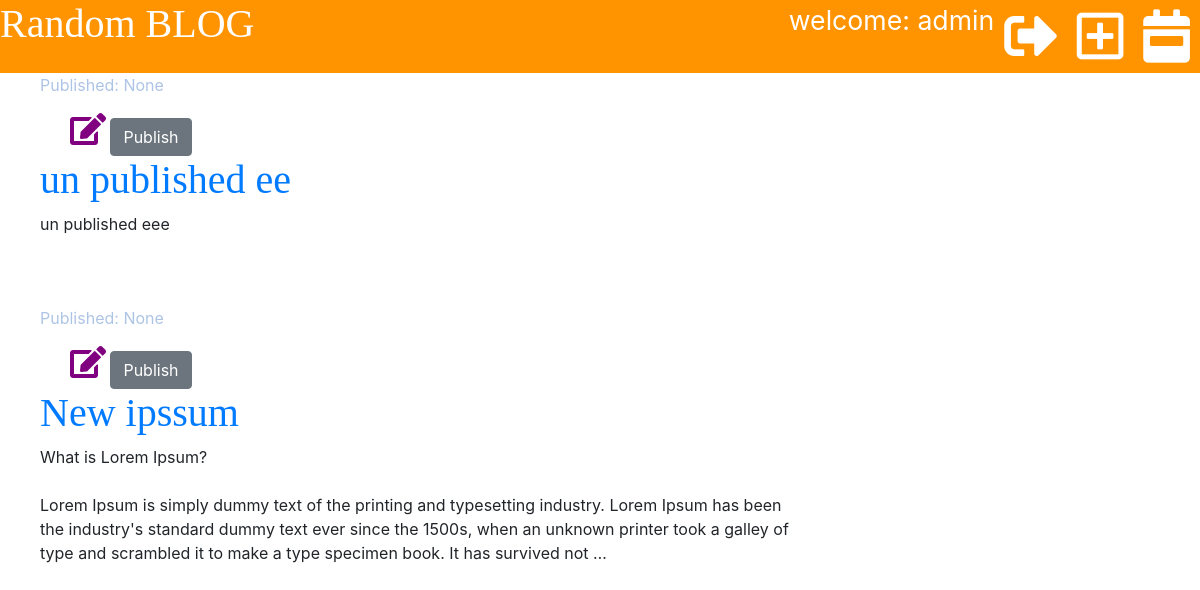
The app's page /draft_list/ (signed in), older data.
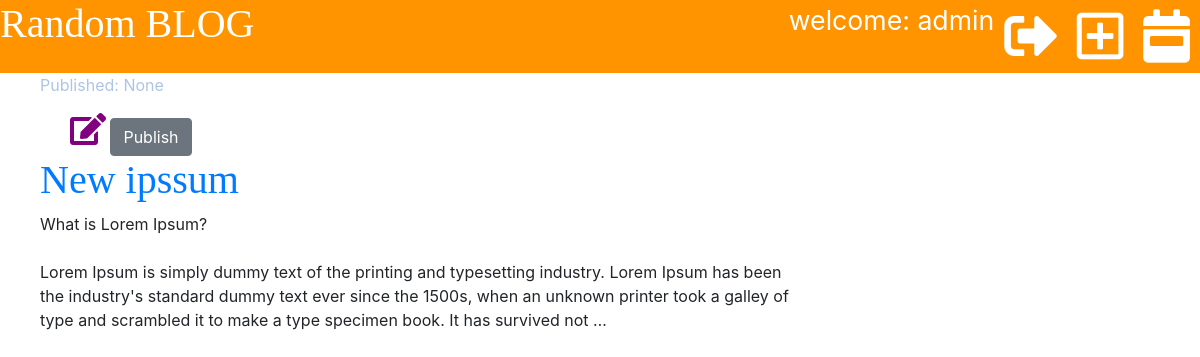
The same page, newer data.
### blog/models.py (models this page shows, shortened)
class Post(models.Model):
    author = models.ForeignKey('auth.User', on_delete=models.CASCADE)
    title = models.CharField(max_length=200)
    text = models.TextField()
    created_date = models.DateTimeField(default=timezone.now)
    published_date = models.DateTimeField(blank=True, null=True)
    test_date = models.DateTimeField(blank=True, null=True)

### blog/views.py (the view)
# urls.py: path('draft_list/', views.post_draft_list, name='post_draft_list'),
@login_required
def post_draft_list(request):
    posts = Post.objects.filter(published_date__isnull=True).order_by('-created_date')
    stuff_for_frontend = {'posts': posts}
    return render(request, "blog/post_draft_list.html", stuff_for_frontend)

### blog/templates/blog/post_draft_list.html (shortened to what this page needs)
{% extends 'blog/base.html' %}
{% block content %}
{% for post in posts %}
<div class="post">
    <div class="date">
        <p>Published: {{ post.published_date }}</p>
        <span class="edit-publish">
            <a href="{% url 'post_edit' pk=post.pk %}"><i class="fas fa-edit fa-2x"></i></a>
            <a href="{% url 'post_publish' pk=post.pk %}"><button class="btn btn-secondary">Publish</button></a>
        </span>
    </div>
    <h1><a href="{% url 'post_detail' post.pk %}">{{ post.title }}</a></h1>
    <p>{{ post.text|linebreaksbr|truncatechars:300 }}</p>
</div>
{% endfor %}
{% endblock %}

Row changes from the older to the newer data that the page shows:
no longer on this page (row edited): Post: published_date "None", title "un published ee", text "un published eee"
